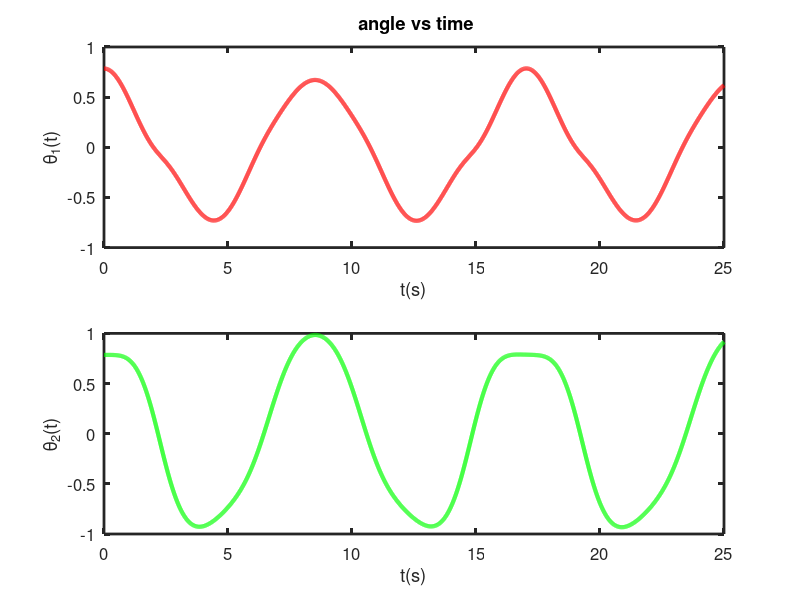
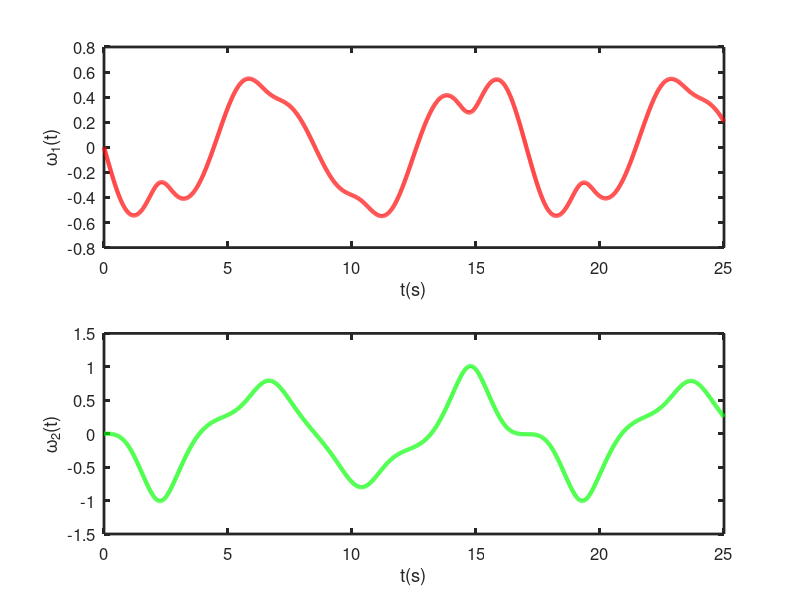
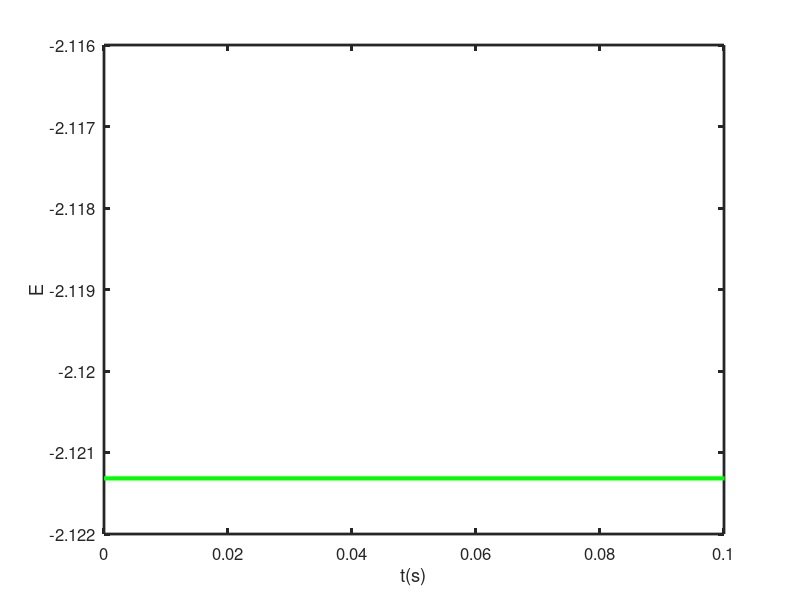
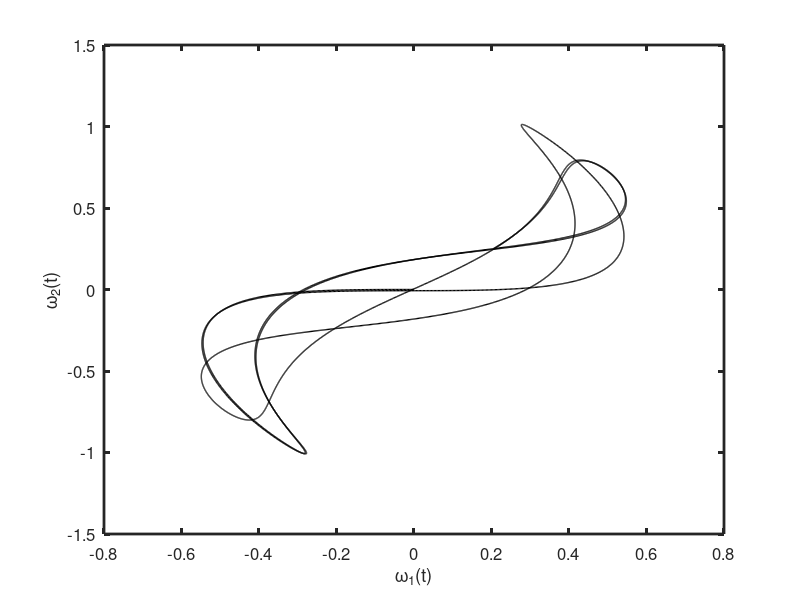

Here is the MATLAB script that generated these plots, in order:
clear all; close all; 
%%-----------------PARAMETERS----------------------
m1 = 1; m2 = 1; l1 = 1 ; l2 = 1;
g=1; 

theta1(1) = pi/4; vtheta1(1)=0.0; atheta1(1)=0.0;
theta2(1) = pi/4; vtheta2(1)=0.0; atheta2(1)=0.0;
Deltat=0.005; 
theta1(2)=theta1(1)+vtheta1(1)*Deltat; 
theta2(2)=theta2(1)+vtheta2(1)*Deltat;
Tfinal=25.0; t=0:Deltat:Tfinal; N=length(t);

%-----------------------------------------------

for j=3:N; 
  theta1(j)=2*theta1(j-1)-theta1(j-2)+Deltat^2*((-g*(2*m1+m2)*sin(theta1(j-1))-m2*g*sin(theta1(j-1)-2*theta2(j-1))-2*sin(theta1(j-1)-theta2(j-1))*m2*(vtheta2(j-2)^2*l2+vtheta1(j-2)^2*l1*cos(theta1(j-1)-theta2(j-1))))/ (l1*(2*m1+m2-m2*cos(2*theta1(j-1)-2*theta2(j-1)))));
  theta2(j)=2*theta2(j-1)-theta2(j-2)+Deltat^2*((2*sin(theta1(j-1)-theta2(j-1))*(vtheta1(j-2)^2*l1*(m1+m2)+g*(m1+m2)*cos(theta1(j-1))+vtheta2(j-2)^2*l2*m2*cos(theta1(j-1)-theta2(j-1))))/(l2*(2*m1+m2-m2*cos(2*theta1(j-1)-2*theta2(j-1)))));
  vtheta1(j-1)=(theta1(j)-theta1(j-2))/(2*Deltat);
  vtheta2(j-1)=(theta2(j)-theta2(j-2))/(2*Deltat);
  atheta1(j-1)=(vtheta1(j-1)-vtheta1(j-2))/Deltat; 
  atheta2(j-1)=(vtheta2(j-1)-vtheta2(j-2))/Deltat;
  E(j)=0.5*m1*l1^2*vtheta1(j-1)^2+0.5*m2*(l1^2*vtheta1(j-1)^2+l2^2*vtheta2(j-1)^2+2*l1*l2*vtheta1(j-1)*vtheta2(j-1)*cos(theta1(j-1)-theta2(j-1)))-(m1+m2)*g*l1*cos(theta1(j-1))-m2*g*l2*cos(theta2(j-1));
endfor
vtheta1(N) = (theta1(N)-theta1(N-1))/Deltat; atheta1(N)=(vtheta1(N)-vtheta1(N-1))/Deltat; 
vtheta2(N) = (theta2(N)-theta2(N-1))/Deltat; atheta2(N)=(vtheta2(N)-vtheta2(N-1))/Deltat; 

#subplot(2,1,1);plot(t,theta1,'r','linewidth',3);xlabel('t');ylabel('\theta_1');

p=0.13*cos(t);
E(1)=E(2)=E(6)
figure(1); clf; 
subplot(2,1,1);plot(t,theta1,'r','linewidth',3);
xlabel('t(s)');set(gca, "linewidth", 2, "fontsize", 12);
ylabel( '\theta_{1}(t)');set(gca, "linewidth", 2, "fontsize", 12);
title(' angle vs time')
subplot(2,1,2);plot(t,theta2,'g','linewidth',3);
xlabel('t(s)');set(gca, "linewidth", 2, "fontsize", 12);
ylabel( '\theta_{2}(t)');set(gca, "linewidth", 2, "fontsize", 12);
#title(' Angle vs time')
figure(2);clf;
subplot(2,1,1);plot(t,vtheta1,'r','linewidth',3);
xlabel('t(s)');set(gca, "linewidth", 2, "fontsize", 12);
#title(' Angular Velocity vs time ')
ylabel( '\omega_{1}(t)');set(gca, "linewidth", 2, "fontsize", 12);
subplot(2,1,2);plot(t,vtheta2,'g','linewidth',3);
#title(' Angular Velocity vs time ')
xlabel('t(s)');set(gca, "linewidth", 2, "fontsize", 12);
ylabel( '\omega_{2}(t)');set(gca, "linewidth", 2, "fontsize", 12);
figure(3);clf;
#title(' Theta1 vs Theta2')
plot(theta1,theta2,'r','linewidth',0.5);
xlabel('\theta_{1}(t)');set(gca, "linewidth", 2, "fontsize", 12);
ylabel('\theta_{2}(t)');set(gca, "linewidth", 2, "fontsize", 12);
plot(t,E,'g','linewidth',3)
#title(' Energy vs time ')
xlabel('t(s)');set(gca, "linewidth", 2, "fontsize", 12);
ylabel( 'E');set(gca, "linewidth", 2, "fontsize", 12);
axis([0 0.1])
figure(4);clf;
plot(vtheta1,vtheta2,'k','linewidth',1)
xlabel( '\omega_{1}(t)');set(gca, "linewidth", 2, "fontsize", 12);
ylabel( '\omega_{2}(t)');set(gca, "linewidth", 2, "fontsize", 12);
figure(5); clf;
subplot(3,1,1);plot(t,theta1,'r','linewidth',3)
legend('double pendulum m=2')
xlabel('t(s)');set(gca, "linewidth", 2, "fontsize", 12);
ylabel( '\theta_{1}(t)');set(gca, "linewidth", 2, "fontsize", 12);
subplot(3,1,2);plot(t,p,'linewidth',3)
xlabel('t(s)');set(gca, "linewidth", 2, "fontsize", 12);
ylabel( '\theta_{1}(t)');set(gca, "linewidth", 2, "fontsize", 12);
legend( 'pendulum simple')
subplot(3,1,3);plot(t,theta1,t,p)
xlabel('t(s)');set(gca, "linewidth", 2, "fontsize", 12);
ylabel( '\theta_{1}(t)');set(gca, "linewidth", 2, "fontsize", 12);
